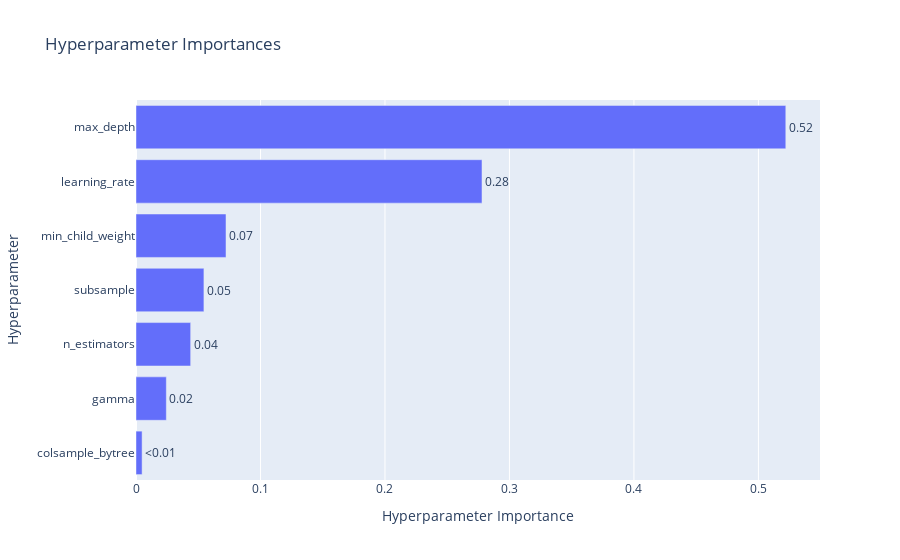

Source (notebook cell):
### Code cell
plot_param_importances(study)

### Figure 1 — Plotly figure (JSON) as saved in the notebook; plotly's stock layout.template omitted (floating-point values rounded to 4 significant figures)
{"data": [{"cliponaxis": false, "hovertemplate": ["colsample_bytree (FloatDistribution): 0.004902955015595236<extra></extra>", "gamma (FloatDistribution): 0.02436670016308533<extra></extra>", "n_estimators (IntDistribution): 0.04391334972729614<extra></extra>", "subsample (FloatDistribution): 0.05456101748974279<extra></extra>", "min_child_weight (IntDistribution): 0.07230459995528357<extra></extra>", "learning_rate (FloatDistribution): 0.27794571410152813<extra></extra>", "max_depth (IntDistribution): 0.5220056635474688<extra></extra>"], "name": "Objective Value", "orientation": "h", "text": ["<0.01", "0.02", "0.04", "0.05", "0.07", "0.28", "0.52"], "textposition": "outside", "x": [0.004903, 0.02437, 0.04391, 0.05456, 0.0723, 0.2779, 0.522], "y": ["colsample_bytree", "gamma", "n_estimators", "subsample", "min_child_weight", "learning_rate", "max_depth"], "type": "bar"}], "layout": {"title": {"text": "Hyperparameter Importances"}, "xaxis": {"title": {"text": "Hyperparameter Importance"}}, "yaxis": {"title": {"text": "Hyperparameter"}}}}
